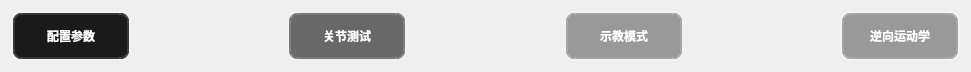
   <widget class="QWidget" name="layoutWidget">
    <property name="geometry">
     <rect>
      <x>90</x>
      <y>30</y>
      <width>971</width>
      <height>52</height>
     </rect>
    </property>
    <layout class="QHBoxLayout" name="horizontalLayout">
     <item>
      <widget class="QPushButton" name="ToSetting">
       <property name="sizePolicy">
        <sizepolicy hsizetype="Expanding" vsizetype="Expanding">
         <horstretch>0</horstretch>
         <verstretch>0</verstretch>
        </sizepolicy>
       </property>
       <property name="minimumSize">
        <size>
         <width>120</width>
         <height>50</height>
        </size>
       </property>
       <property name="maximumSize">
        <size>
         <width>120</width>
         <height>50</height>
        </size>
       </property>
       <property name="styleSheet">
        <string notr="true">#ToSetting{ 
/*border: none;*/
background-color:rgb(26, 26, 26);
color:white;
border-style:outset;
border-width:4px;
border-radius:10px;
border-color:rgba(255,255,255,30);
font:bold 12px;
/*color:rgba(0,0,0,100);*/
padding:6px;
} 
#ToSetting:hover
{
background-color:rgb(56, 56, 56);
}</string>
       </property>
       <property name="text">
        <string>配置参数</string>
       </property>
      </widget>
     </item>
     <item>
      <spacer name="horizontalSpacer">
       <property name="sizePolicy">
        <sizepolicy hsizetype="Minimum" vsizetype="Minimum">
         <horstretch>0</horstretch>
         <verstretch>0</verstretch>
        </sizepolicy>
       </property>
       <property name="orientation">
        <enum>Qt::Horizontal</enum>
       </property>
       <property name="sizeHint" stdset="0">
        <size>
         <width>68</width>
         <height>28</height>
        </size>
       </property>
      </spacer>
     </item>
     <item>
      <widget class="QPushButton" name="ToTest">
       <property name="sizePolicy">
        <sizepolicy hsizetype="Expanding" vsizetype="Expanding">
         <horstretch>0</horstretch>
         <verstretch>0</verstretch>
        </sizepolicy>
       </property>
       <property name="minimumSize">
        <size>
         <width>120</width>
         <height>50</height>
        </size>
       </property>
       <property name="maximumSize">
        <size>
         <width>120</width>
         <height>50</height>
        </size>
       </property>
       <property name="styleSheet">
        <string notr="true">#ToTest{ 
/*border: none;*/
background-color:rgb(104, 104, 104);
color:white;
border-style:outset;
border-width:4px;
border-radius:10px;
border-color:rgba(255,255,255,30);
font:bold 12px;
/*color:rgba(0,0,0,100);*/
padding:6px;
} 
#ToTest:hover
{
background-color:rgb(134, 134, 134);
}</string>
       </property>
       <property name="text">
        <string>关节测试</string>
       </property>
      </widget>
     </item>
     <item>
      <spacer name="horizontalSpacer_2">
       <property name="orientation">
        <enum>Qt::Horizontal</enum>
       </property>
       <property name="sizeHint" stdset="0">
        <size>
         <width>40</width>
         <height>20</height>
        </size>
       </property>
      </spacer>
     </item>
     <item>
      <widget class="QPushButton" name="ToRecord">
       <property name="sizePolicy">
        <sizepolicy hsizetype="Minimum" vsizetype="Fixed">
         <horstretch>0</horstretch>
         <verstretch>0</verstretch>
        </sizepolicy>
       </property>
       <property name="minimumSize">
        <size>
         <width>120</width>
         <height>50</height>
        </size>
       </property>
       <property name="maximumSize">
        <size>
         <width>120</width>
         <height>50</height>
        </size>
       </property>
       <property name="styleSheet">
        <string notr="true">#ToRecord{
/*border: none;*/
background-color:rgb(153, 153, 153);
color:white;
border-style:outset;
border-width:4px;
border-radius:10px;
border-color:rgba(255,255,255,30);
font:bold 12px;
/*color:rgba(0,0,0,100);*/
padding:6px;
} 
#ToRecord:hover
{
background-color:rgb(180, 180, 180);
}</string>
       </property>
       <property name="text">
        <string>示教模式</string>
       </property>
      </widget>
     </item>
     <item>
      <spacer name="horizontalSpacer_3">
       <property name="orientation">
        <enum>Qt::Horizontal</enum>
       </property>
       <property name="sizeHint" stdset="0">
        <size>
         <width>40</width>
         <height>20</height>
        </size>
       </property>
      </spacer>
     </item>
     <item>
      <widget class="QPushButton" name="ToCoordinate">
       <property name="sizePolicy">
        <sizepolicy hsizetype="Minimum" vsizetype="Fixed">
         <horstretch>0</horstretch>
         <verstretch>0</verstretch>
        </sizepolicy>
       </property>
       <property name="minimumSize">
        <size>
         <width>120</width>
         <height>50</height>
        </size>
       </property>
       <property name="maximumSize">
        <size>
         <width>120</width>
         <height>50</height>
        </size>
       </property>
       <property name="styleSheet">
        <string notr="true">#ToCoordinate{
/*border: none;*/
background-color:rgb(153, 153, 153);
color:white;
border-style:outset;
border-width:4px;
border-radius:10px;
border-color:rgba(255,255,255,30);
font:bold 12px;
/*color:rgba(0,0,0,100);*/
padding:6px;
} 
#ToCoordinate:hover
{
background-color:rgb(180, 180, 180);
}</string>
       </property>
       <property name="text">
        <string>逆向运动学</string>
       </property>
      </widget>
     </item>
    </layout>
   </widget>
